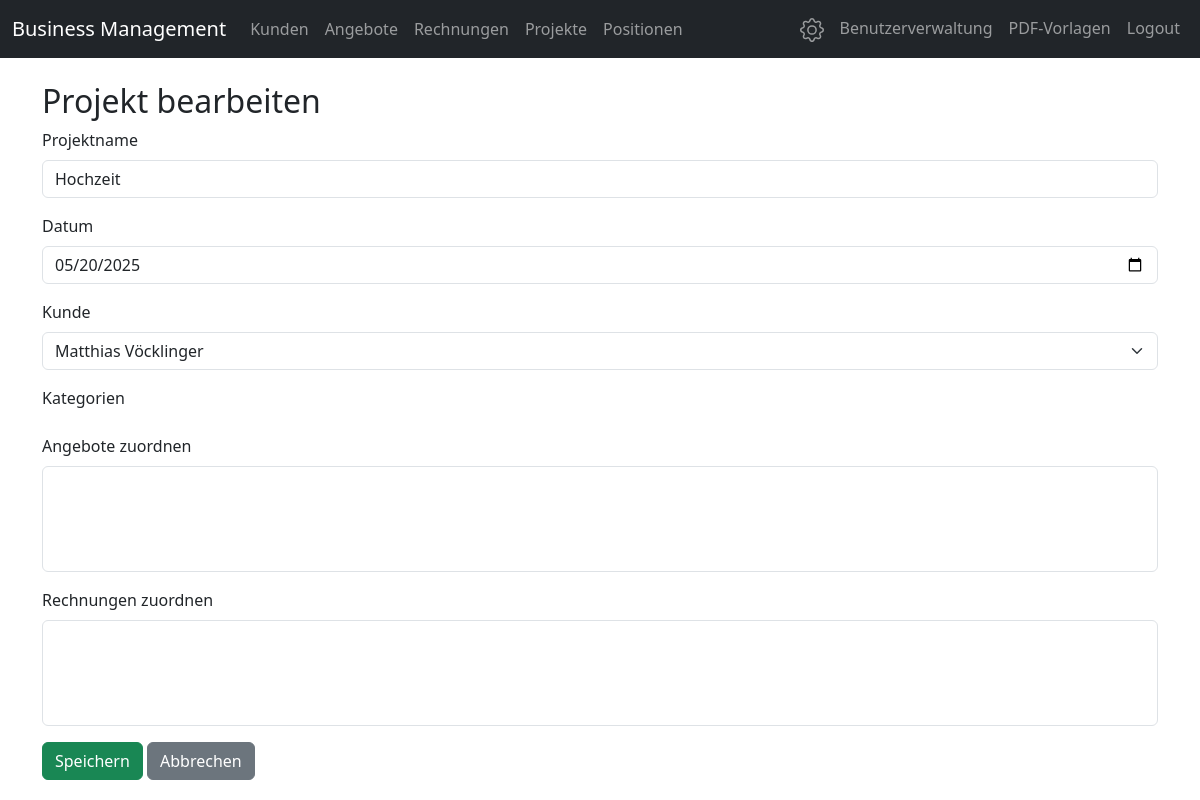
The app's page /projects/1/edit (signed in) with its own data.
### app.py (models this page shows)
class Project(db.Model):
    id = db.Column(db.Integer, primary_key=True)
    name = db.Column(db.String(128), nullable=False)
    date = db.Column(db.Date, nullable=False)
    customer_id = db.Column(db.Integer, db.ForeignKey('customer.id'), nullable=False)
    categories = db.Column(db.String(128), nullable=False)  # CSV: z.B. "Foto,Video"
    offers = db.relationship('Offer', secondary=project_offer, backref=db.backref('projects', lazy='dynamic'))
    invoices = db.relationship('Invoice', secondary=project_invoice, backref=db.backref('projects', lazy='dynamic'))
    customer = db.relationship('Customer')

class Customer(db.Model):
    id = db.Column(db.Integer, primary_key=True)
    customer_type = db.Column(db.String(16), nullable=False, default='firma')  # 'firma' oder 'privat'
    name = db.Column(db.String(128))  # Firmenname
    contact_person = db.Column(db.String(128))
    contact_phone = db.Column(db.String(32))
    contact_email = db.Column(db.String(128))
    first_name = db.Column(db.String(64))
    last_name = db.Column(db.String(64))
    email = db.Column(db.String(128))
    phone = db.Column(db.String(32))
    street = db.Column(db.String(128))
    house_number = db.Column(db.String(16))
    postal_code = db.Column(db.String(16))
    city = db.Column(db.String(64))
    country = db.Column(db.String(64))
    notes = db.Column(db.Text)
    offers = db.relationship('Offer', backref='customer', lazy=True)
    invoices = db.relationship('Invoice', backref='customer', lazy=True)

### app.py (the view, shortened to what this page needs)
@app.route('/projects/<int:project_id>/edit', methods=['GET', 'POST'])
def edit_project(project_id):
    project = Project.query.get_or_404(project_id)
    customers = Customer.query.all()
    return render_template('project_form.html', customers=customers, project=project)

### app.py (called while the page is built)
@app.before_request
def load_user():
    if request.endpoint and (request.endpoint == 'login' or request.endpoint.startswith('static')):
        return
    user_id = session.get('user_id')
    token_expiry = session.get('token_expiry')
    if user_id and token_expiry:
        try:
            if datetime.utcnow() <= datetime.fromisoformat(token_expiry):
                g.user = User.query.get(user_id)
                if g.user:
                    return  # User is authenticated, continue
            else:
                session.clear()
                flash('Session abgelaufen. Bitte erneut anmelden.', 'warning')
        except:
            session.clear()
    g.user = None
    return redirect(url_for('login'))

### templates/project_form.html (shortened to what this page needs)
{% extends 'base.html' %}
{% block content %}
<h2>{% if project %}Projekt bearbeiten{% else %}Neues Projekt anlegen{% endif %}</h2>
<form method="post">
    <div class="mb-3">
        <label for="name" class="form-label">Projektname</label>
        <input type="text" class="form-control" id="name" name="name" required value="{{ project.name if project else '' }}">
    </div>
    <div class="mb-3">
        <label for="date" class="form-label">Datum</label>
        <input type="date" class="form-control" id="date" name="date" required value="{{ project.date if project else today }}">
    </div>
    <div class="mb-3">
        <label for="customer_id" class="form-label">Kunde</label>
        <select class="form-select" id="customer_id" name="customer_id" required>
            {% for customer in customers %}
                <option value="{{ customer.id }}" {% if project and project.customer_id == customer.id %}selected{% endif %}>{{ customer.name or (customer.first_name ~ ' ' ~ customer.last_name) }}</option>
            {% endfor %}
        </select>
    </div>
    <div class="mb-3">
        <label class="form-label">Kategorien</label><br>
    </div>
    <div class="mb-3">
        <label for="offers" class="form-label">Angebote zuordnen</label>
        <select class="form-select" id="offers" name="offers" multiple>
        </select>
    </div>
    <div class="mb-3">
        <label for="invoices" class="form-label">Rechnungen zuordnen</label>
        <select class="form-select" id="invoices" name="invoices" multiple>
        </select>
    </div>
    <button type="submit" class="btn btn-success">Speichern</button>
    <a href="/projects" class="btn btn-secondary">Abbrechen</a>
</form>
{% endblock %}

### records on screen
Project: name "Hochzeit", date "05/20/2025", customer_id "Matthias Vöcklinger"
